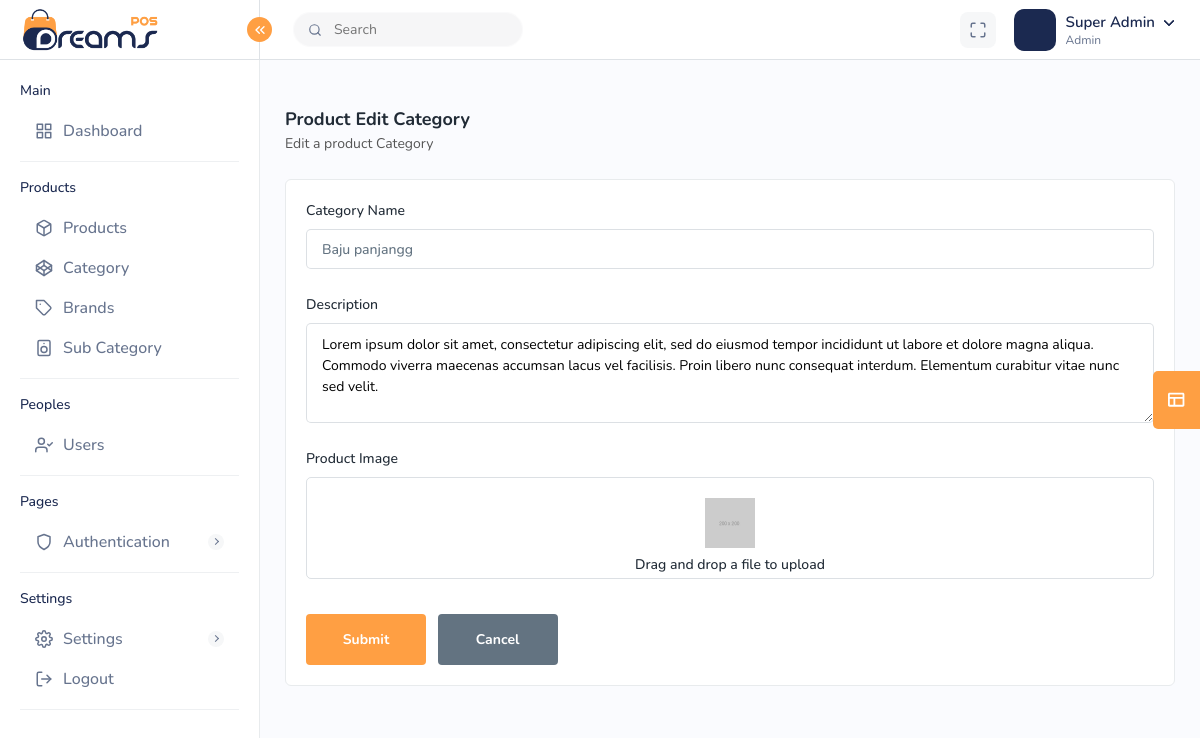
The page /admin/editcategory.php?id=1&uid=1 (signed in) on the database its author committed.
### tables this page shows
CREATE TABLE `tbl_users` (
  `id` int(11) NOT NULL,
  `creation_time` datetime NOT NULL DEFAULT current_timestamp(),
  `update_time` datetime NOT NULL DEFAULT current_timestamp() ON UPDATE current_timestamp(),
  `last_login_time` datetime NOT NULL DEFAULT current_timestamp() ON UPDATE current_timestamp(),
  `username` varchar(50) NOT NULL,
  `email` varchar(50) NOT NULL,
  `pasword` varchar(50) NOT NULL,
  `name` varchar(50) NOT NULL,
  `img_url` varchar(200) NOT NULL,
  `phone` varchar(50) NOT NULL,
  `role` int(3) NOT NULL,
  `status` int(3) NOT NULL,
  `token_ganti_password` text NOT NULL
);

CREATE TABLE `tbl_categories` (
  `id` int(11) NOT NULL,
  `creation_time` datetime NOT NULL DEFAULT current_timestamp(),
  `update_time` datetime NOT NULL DEFAULT current_timestamp() ON UPDATE current_timestamp(),
  `id_user` int(11) NOT NULL,
  `code` varchar(150) NOT NULL,
  `img_url` varchar(150) NOT NULL,
  `name` varchar(150) NOT NULL,
  `description` text NOT NULL
);

### admin/editcategory.php (the view, shortened to what this page needs)
<!DOCTYPE html>
<html lang="en">
<head>
    <?php include('inc/header.php'); ?>
</head>
<body>
    <div class="main-wrapper">
        <?php include('inc/topnav.php'); ?>
        <?php include('inc/sidebar.php'); ?>
        <div class="page-wrapper">
            <div class="content">
                <div class="page-header">
                    <div class="page-title">
                        <h4>Product Edit Category</h4>
                        <h6>Edit a product Category</h6>
                    </div>
                </div>
                <div class="card">
                    <div class="card-body">
                        <?php
                        $servername = "localhost";
                        $db_username = "root";
                        $db_password = "";
                        $database = "ims";
                        $conn = new mysqli($servername, $db_username, $db_password, $database);
                        $id = $_GET['id'];
                        $query = "SELECT * FROM tbl_categories WHERE id = $id";
                        $result = $conn->query($query);
                        if ($result && $result->num_rows > 0) {
                            $category = $result->fetch_assoc();
                        ?>
                            <form id="categoryForm" method="POST" enctype="multipart/form-data">
                                <div class="row">
                                    <div class="col-lg-12 col-sm-6 col-12">
                                        <div class="form-group">
                                            <label>Category Name</label>
                                            <input type="text" name="nama" value="<?php echo $category['name']; ?>" required>
                                        </div>
                                    </div>
                                    <div class="col-lg-12">
                                        <div class="form-group">
                                            <label>Description</label>
                                            <textarea type="text" name="keterangan" class="form-control" required><?php echo $category['description']; ?></textarea>
                                        </div>
                                    </div>
                                    <div class="col-lg-12">
                                        <div class="form-group">
                                            <label>Product Image</label>
                                            <div class="image-upload">
                                                <div class="image-uploads">
                                                    <img id="categoryImagePreview" src="<?php echo $category['img_url']; ?>" height="40" width="50" alt="img">
                                                    <h4>Drag and drop a file to upload</h4>
                                                </div>
                                            </div>
                                        </div>
                                    </div>
                                    <div class="col-lg-12">
                                        <button name="submit" type="submit" value="Submit" class="btn btn-submit me-2">Submit</button>
                                        <a href="categorylist.php?uid=<?php echo $NewId ?>" class="btn btn-cancel">Cancel</a>
                                    </div>
                                </div>
                            </form>
                        <?php } ?>
                    </div>
                </div>
            </div>
        </div>
    </div>
</body>
</html>

### admin/inc/topnav.php (shortened to what this page needs)
<?php
$servername = "localhost";
$db_username = "root";
$db_password = "";
$database = "ims";
$conn = new mysqli($servername, $db_username, $db_password, $database);
$id = $_GET['uid'];
$NewId = $id;
$Uniquequery = "SELECT * FROM tbl_users WHERE id = $NewId";
$Uniqueresult = $conn->query($Uniquequery);
if ($Uniqueresult && $Uniqueresult->num_rows > 0) {
    $Uniquerow = $Uniqueresult->fetch_assoc();
}
$role = $Uniquerow['role'];
if ($role == 0) {
    echo $roleText = "Admin";
} else {
    echo $roleText = "Users";
}
echo '
<div class="header">
    <div class="header-left active">
        <a href="index.php?uid=' . $NewId . '" class="logo logo-normal">
            <img src="../assets/img/logo.png" alt="">
        </a>
        <a href="index.php?uid=' . $NewId . '" class="logo logo-white">
        </a>
        <a href="index.php?uid=' . $NewId . '" class="logo-small">
        </a>
        <a id="toggle_btn" href="javascript:void(0);">
            <i data-feather="chevrons-left" class="feather-16"></i>
        </a>
    </div>
    <ul class="nav user-menu">
        <li class="nav-item nav-searchinputs">
            <div class="top-nav-search">
                <form action="#">
                    <div class="searchinputs">
                        <input type="text" placeholder="Search">
                        <div class="search-addon">
                            <span><i data-feather="search" class="feather-14"></i></span>
                        </div>
                    </div>
                </form>
            </div>
        </li>
        <li class="nav-item nav-item-box">
            <a href="javascript:void(0);" id="btnFullscreen">
                <i data-feather="maximize"></i>
            </a>
        </li>
        <li class="nav-item dropdown has-arrow main-drop">
            <a href="javascript:void(0);" class="dropdown-toggle nav-link userset" data-bs-toggle="dropdown">
                <span class="user-info">
                    <span class="user-letter">
                        <img src="' . $Uniquerow['img_url'] . '" alt="" class="img-fluid">
                    </span>
                    <span class="user-detail">
                        <span class="user-name">' . $Uniquerow['name'] . '</span>
                        <span class="user-role">' . $roleText . '</span>
                    </span>
                </span>
            </a>
                        <span class="user-img"><img src="' . $Uniquerow['img_url'] . '" alt="">
                            <span class="status online"></span></span>
                            <h6>' . $Uniquerow['username'] . '</h6>
                            <h5>' . $roleText . '</h5>
                    <a class="dropdown-item" href="profile.php?uid=' . $NewId . '"> <i class="me-2" data-feather="user"></i> My Profile</a>
        </li>
    </ul>
</div>';
?>

### rows shown on the page
tbl_users: name "Super Admin", role "Admin"
tbl_categories: nama "Baju panjangg", keterangan "Lorem ipsum dolor sit amet, consectetur adipiscing elit, sed do eiusmod tempor incididunt ut labore et dolore magna aliqua. Commodo viverra maecenas accumsan lacus vel facilisis. Proin libero nunc consequat interdum. Elementum curabitur vitae nunc sed velit.", img_url (picture)
